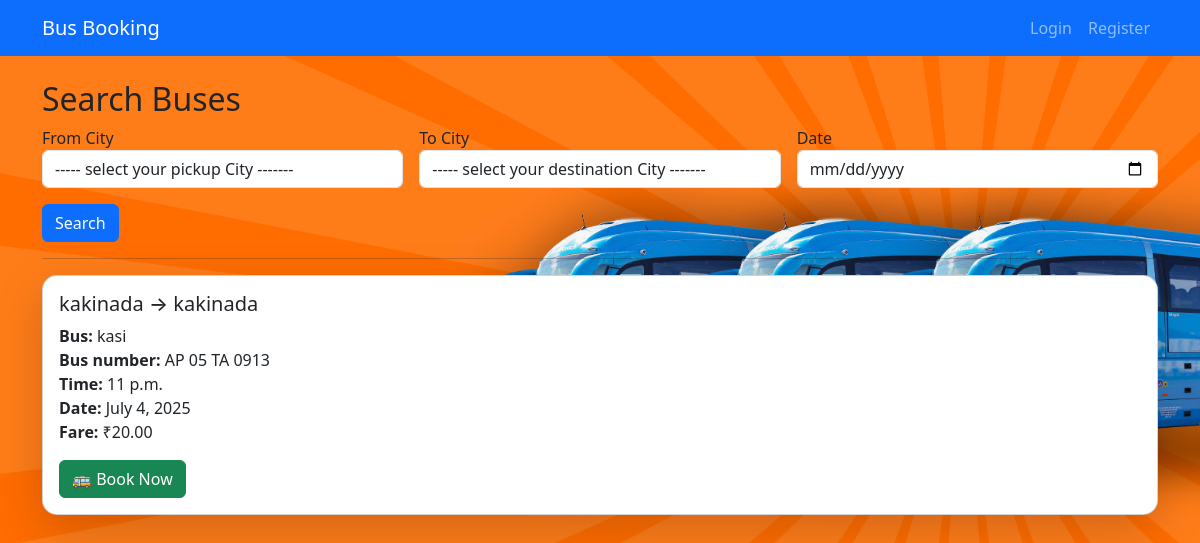
The app's page /search/ with its own data.
### core/models.py (models this page shows, shortened)
class Route(models.Model):
    bus = models.ForeignKey(Bus, on_delete=models.CASCADE)
    from_city = models.ForeignKey(City, related_name='route_from', on_delete=models.CASCADE)
    to_city = models.ForeignKey(City, related_name='route_to', on_delete=models.CASCADE)
    date = models.DateField()
    time = models.TimeField()
    price = models.DecimalField(max_digits=10, decimal_places=2)

class City(models.Model):
    name = models.CharField(max_length=100)
    def __str__(self):
        return self.name

class Bus(models.Model):
    bus_name = models.CharField(max_length=100)
    bus_number = models.CharField(max_length=20)
    total_seats = models.IntegerField()

### core/views.py (the view)
# urls.py: path('search/', views.search_bus, name='search_bus'),
def search_bus(request):
    routes = Route.objects.none()
    today = date.today()
    cities = City.objects.all()
    source = request.GET.get('from_city')
    destination = request.GET.get('to_city')
    travel_date_str = request.GET.get('date')
    try:
        travel_date = datetime.strptime(travel_date_str, "%Y-%m-%d").date() if travel_date_str else today
    except (ValueError, TypeError):
        travel_date = today
    routes = Route.objects.filter(date=travel_date)
    if source and "select" not in source.lower():
        routes = routes.filter(from_city__id=source.strip())
    if destination and "select" not in destination.lower():
        routes = routes.filter(to_city__id=destination.strip())
    return render(request, 'search.html', {
        'routes': routes,
        'default_date': today,
        'cities':cities
    })

### core/templates/search.html (shortened to what this page needs)
{% extends 'base.html' %}
{% block content %}
<h2 class="animate__animated animate__fadeIn">Search Buses</h2>
<form method="get" class="row g-3">
    <div class="col-md-4">
        <label>From City</label>
        <select name="from_city" class="form-control">
            <option>----- select your pickup City -------</option>
        </select>
    </div>
    <div class="col-md-4">
        <label>To City</label>
        <select name="to_city" class="form-control">
            <option>----- select your destination City -------</option>
        </select>
    </div>
    <div class="col-md-4">
        <label>Date</label>
        <input type="date" name="date" class="form-control" placeholder="{{ default_date }}">
    </div>
    <div class="col-12 mt-3">
        <button class="btn btn-primary">Search</button>
    </div>
</form>
<hr>
{% if routes %}
    <div class="row">
      {% for route in routes %}
      <div class="col-md-12 mb-4">
        <div class="card shadow-lg ">
          <div class="card-body">
            <h5 class="card-title">{{ route.from_city }} → {{ route.to_city }}</h5>
            <p class="card-text">
              <strong>Bus:</strong> {{ route.bus.bus_name }}<br>
              <strong>Bus number:</strong> {{ route.bus.bus_number }}<br>
              <strong>Time:</strong> {{ route.time }}<br>
              <strong>Date:</strong> {{ route.date }}<br>
              <strong>Fare:</strong> ₹{{ route.price }}
            </p>
            <a href="{% url 'book_seat' route.id %}" class="btn btn-success">🚌 Book Now</a>
          </div>
        </div>
      </div>
      {% endfor %}
    </div>
  {% else %}
    <div class="alert alert-info text-center">
      No routes available for today. Try changing your search filters.
    </div>
  {% endif %}
</div>
{% endblock %}

### records on screen
Route: from_city "kakinada", to_city "kakinada", bus.bus_name "kasi", bus.bus_number "AP 05 TA 0913", time "11 p.m.", date "July 4, 2025", price "20.00"
